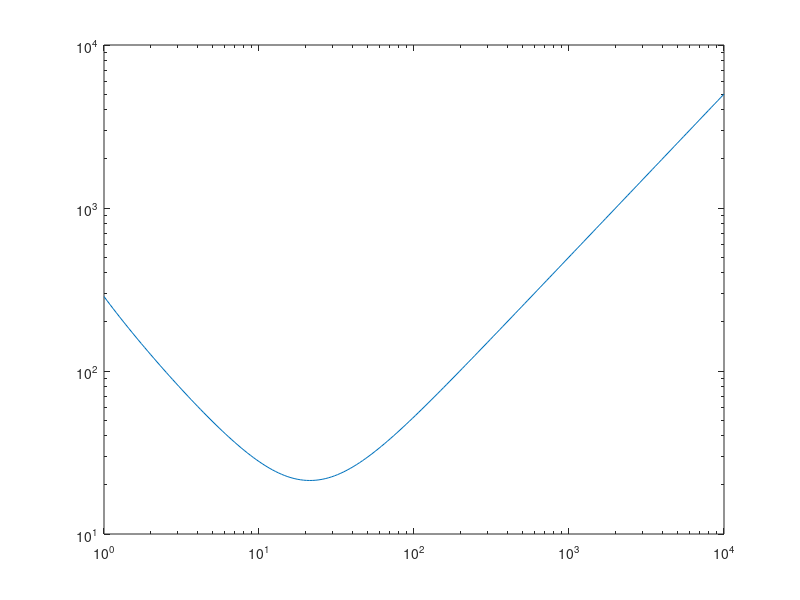

Write MATLAB code to recreate this figure. (Note: this script raises an error after producing the figure.)
clear
clc

%[R-C-T7] - scan
%[P-N-T7] - 10-fold R-C-T7. The quick graph is below from Matlab:

%code (using equation 7 with P = 10xR): 
R = logspace(0,4,200); 
Kd2 = 2; 
Kd1 = 1000;
EC50 = 0.5.*R + Kd2./19 + Kd1./(9.*R./Kd2 - 1);
loglog(R,EC50)

writematrix(transpose(R),'5fx.csv')
writematrix(transpose(EC50),'5fy.csv')